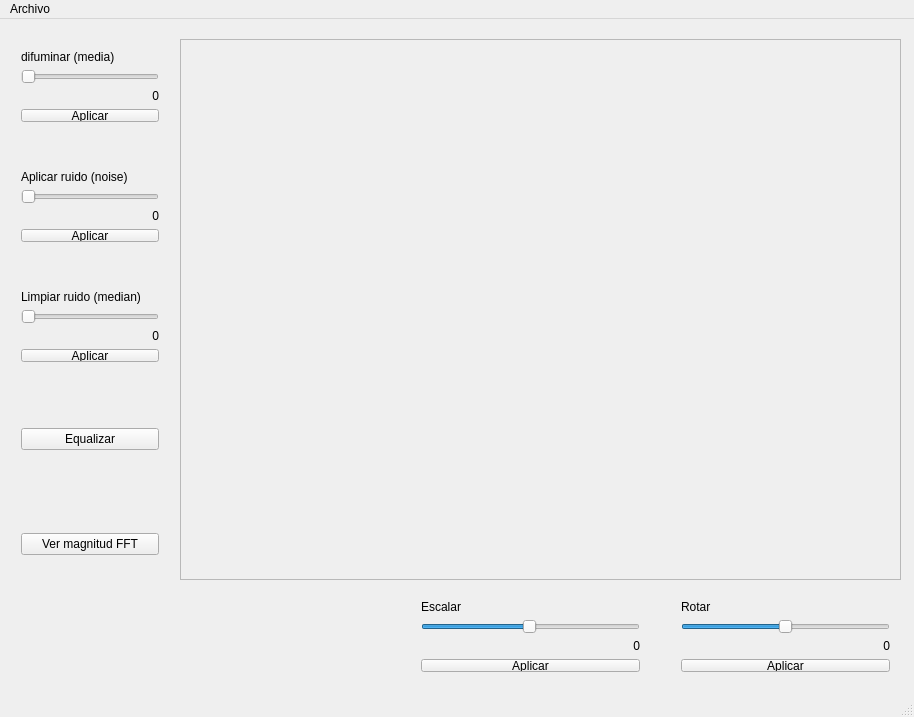
<?xml version="1.0" encoding="UTF-8"?>
<ui version="4.0">
 <class>MainWindow</class>
 <widget class="QMainWindow" name="MainWindow">
  <property name="geometry">
   <rect>
    <x>0</x>
    <y>0</y>
    <width>914</width>
    <height>717</height>
   </rect>
  </property>
  <property name="windowTitle">
   <string>Editor</string>
  </property>
  <widget class="QWidget" name="centralWidget">
   <widget class="QScrollArea" name="scrollArea">
    <property name="geometry">
     <rect>
      <x>180</x>
      <y>20</y>
      <width>721</width>
      <height>541</height>
     </rect>
    </property>
    <property name="widgetResizable">
     <bool>true</bool>
    </property>
    <widget class="QWidget" name="scrollAreaWidgetContents">
     <property name="geometry">
      <rect>
       <x>0</x>
       <y>0</y>
       <width>719</width>
       <height>539</height>
      </rect>
     </property>
    </widget>
   </widget>
   <widget class="QWidget" name="verticalLayoutWidget">
    <property name="geometry">
     <rect>
      <x>10</x>
      <y>20</y>
      <width>160</width>
      <height>94</height>
     </rect>
    </property>
    <layout class="QVBoxLayout" name="verticalLayout">
     <item>
      <widget class="QLabel" name="label">
       <property name="text">
        <string>difuminar (media)</string>
       </property>
      </widget>
     </item>
     <item>
      <widget class="QSlider" name="sl_media">
       <property name="minimum">
        <number>1</number>
       </property>
       <property name="maximum">
        <number>10</number>
       </property>
       <property name="pageStep">
        <number>1</number>
       </property>
       <property name="sliderPosition">
        <number>1</number>
       </property>
       <property name="tracking">
        <bool>true</bool>
       </property>
       <property name="orientation">
        <enum>Qt::Horizontal</enum>
       </property>
       <property name="invertedControls">
        <bool>false</bool>
       </property>
      </widget>
     </item>
     <item>
      <widget class="QLabel" name="lbl_media">
       <property name="text">
        <string>0</string>
       </property>
       <property name="alignment">
        <set>Qt::AlignRight|Qt::AlignTrailing|Qt::AlignVCenter</set>
       </property>
      </widget>
     </item>
     <item>
      <widget class="QPushButton" name="bt_media">
       <property name="text">
        <string>Aplicar</string>
       </property>
      </widget>
     </item>
    </layout>
   </widget>
   <widget class="QWidget" name="verticalLayoutWidget_2">
    <property name="geometry">
     <rect>
      <x>10</x>
      <y>140</y>
      <width>160</width>
      <height>94</height>
     </rect>
    </property>
    <layout class="QVBoxLayout" name="verticalLayout_2">
     <item>
      <widget class="QLabel" name="label_2">
       <property name="text">
        <string>Aplicar ruido (noise)</string>
       </property>
      </widget>
     </item>
     <item>
      <widget class="QSlider" name="sl_noise">
       <property name="minimum">
        <number>1</number>
       </property>
       <property name="maximum">
        <number>100</number>
       </property>
       <property name="orientation">
        <enum>Qt::Horizontal</enum>
       </property>
      </widget>
     </item>
     <item>
      <widget class="QLabel" name="lbl_noise">
       <property name="text">
        <string>0</string>
       </property>
       <property name="alignment">
        <set>Qt::AlignRight|Qt::AlignTrailing|Qt::AlignVCenter</set>
       </property>
      </widget>
     </item>
     <item>
      <widget class="QPushButton" name="bt_noise">
       <property name="text">
        <string>Aplicar</string>
       </property>
      </widget>
     </item>
    </layout>
   </widget>
   <widget class="QWidget" name="verticalLayoutWidget_3">
    <property name="geometry">
     <rect>
      <x>10</x>
      <y>260</y>
      <width>160</width>
      <height>94</height>
     </rect>
    </property>
    <layout class="QVBoxLayout" name="verticalLayout_3">
     <item>
      <widget class="QLabel" name="label_3">
       <property name="text">
        <string>Limpiar ruido (median)</string>
       </property>
      </widget>
     </item>
     <item>
      <widget class="QSlider" name="sl_median">
       <property name="minimum">
        <number>1</number>
       </property>
       <property name="maximum">
        <number>10</number>
       </property>
       <property name="orientation">
        <enum>Qt::Horizontal</enum>
       </property>
      </widget>
     </item>
     <item>
      <widget class="QLabel" name="lbl_median">
       <property name="text">
        <string>0</string>
       </property>
       <property name="alignment">
        <set>Qt::AlignRight|Qt::AlignTrailing|Qt::AlignVCenter</set>
       </property>
      </widget>
     </item>
     <item>
      <widget class="QPushButton" name="bt_median">
       <property name="text">
        <string>Aplicar</string>
       </property>
      </widget>
     </item>
    </layout>
   </widget>
   <widget class="QWidget" name="verticalLayoutWidget_4">
    <property name="geometry">
     <rect>
      <x>10</x>
      <y>380</y>
      <width>160</width>
      <height>81</height>
     </rect>
    </property>
    <layout class="QVBoxLayout" name="verticalLayout_4">
     <item>
      <widget class="QPushButton" name="bt_equalize">
       <property name="text">
        <string>Equalizar</string>
       </property>
      </widget>
     </item>
    </layout>
   </widget>
   <widget class="QWidget" name="verticalLayoutWidget_5">
    <property name="geometry">
     <rect>
      <x>410</x>
      <y>570</y>
      <width>241</width>
      <height>94</height>
     </rect>
    </property>
    <layout class="QVBoxLayout" name="verticalLayout_5">
     <item>
      <widget class="QLabel" name="label_4">
       <property name="text">
        <string>Escalar</string>
       </property>
      </widget>
     </item>
     <item>
      <widget class="QSlider" name="sl_scale">
       <property name="minimum">
        <number>1</number>
       </property>
       <property name="maximum">
        <number>200</number>
       </property>
       <property name="value">
        <number>100</number>
       </property>
       <property name="orientation">
        <enum>Qt::Horizontal</enum>
       </property>
      </widget>
     </item>
     <item>
      <widget class="QLabel" name="lbl_scale">
       <property name="text">
        <string>0</string>
       </property>
       <property name="alignment">
        <set>Qt::AlignRight|Qt::AlignTrailing|Qt::AlignVCenter</set>
       </property>
      </widget>
     </item>
     <item>
      <widget class="QPushButton" name="bt_scale">
       <property name="text">
        <string>Aplicar</string>
       </property>
      </widget>
     </item>
    </layout>
   </widget>
   <widget class="QWidget" name="verticalLayoutWidget_6">
    <property name="geometry">
     <rect>
      <x>670</x>
      <y>570</y>
      <width>231</width>
      <height>94</height>
     </rect>
    </property>
    <layout class="QVBoxLayout" name="verticalLayout_7">
     <item>
      <widget class="QLabel" name="label_6">
       <property name="text">
        <string>Rotar</string>
       </property>
      </widget>
     </item>
     <item>
      <widget class="QSlider" name="sl_rotation">
       <property name="minimum">
        <number>-360</number>
       </property>
       <property name="maximum">
        <number>360</number>
       </property>
       <property name="orientation">
        <enum>Qt::Horizontal</enum>
       </property>
      </widget>
     </item>
     <item>
      <widget class="QLabel" name="lbl_rotation">
       <property name="text">
        <string>0</string>
       </property>
       <property name="alignment">
        <set>Qt::AlignRight|Qt::AlignTrailing|Qt::AlignVCenter</set>
       </property>
      </widget>
     </item>
     <item>
      <widget class="QPushButton" name="bt_rotation">
       <property name="text">
        <string>Aplicar</string>
       </property>
      </widget>
     </item>
    </layout>
   </widget>
   <widget class="QWidget" name="verticalLayoutWidget_7">
    <property name="geometry">
     <rect>
      <x>10</x>
      <y>490</y>
      <width>160</width>
      <height>71</height>
     </rect>
    </property>
    <layout class="QVBoxLayout" name="verticalLayout_6">
     <item>
      <widget class="QPushButton" name="bt_fft">
       <property name="text">
        <string>Ver magnitud FFT</string>
       </property>
      </widget>
     </item>
    </layout>
   </widget>
  </widget>
  <widget class="QMenuBar" name="menuBar">
   <property name="geometry">
    <rect>
     <x>0</x>
     <y>0</y>
     <width>914</width>
     <height>22</height>
    </rect>
   </property>
   <widget class="QMenu" name="menuFIle">
    <property name="title">
     <string>Archivo</string>
    </property>
    <addaction name="actionOpen"/>
    <addaction name="actionGuardar"/>
   </widget>
   <addaction name="menuFIle"/>
  </widget>
  <widget class="QStatusBar" name="statusBar"/>
  <action name="actionOpen">
   <property name="text">
    <string>Abrir</string>
   </property>
   <property name="shortcut">
    <string>Ctrl+O</string>
   </property>
  </action>
  <action name="actionGuardar">
   <property name="text">
    <string>Guardar</string>
   </property>
   <property name="shortcut">
    <string>Ctrl+S</string>
   </property>
  </action>
 </widget>
 <layoutdefault spacing="6" margin="11"/>
 <resources/>
 <connections/>
</ui>
